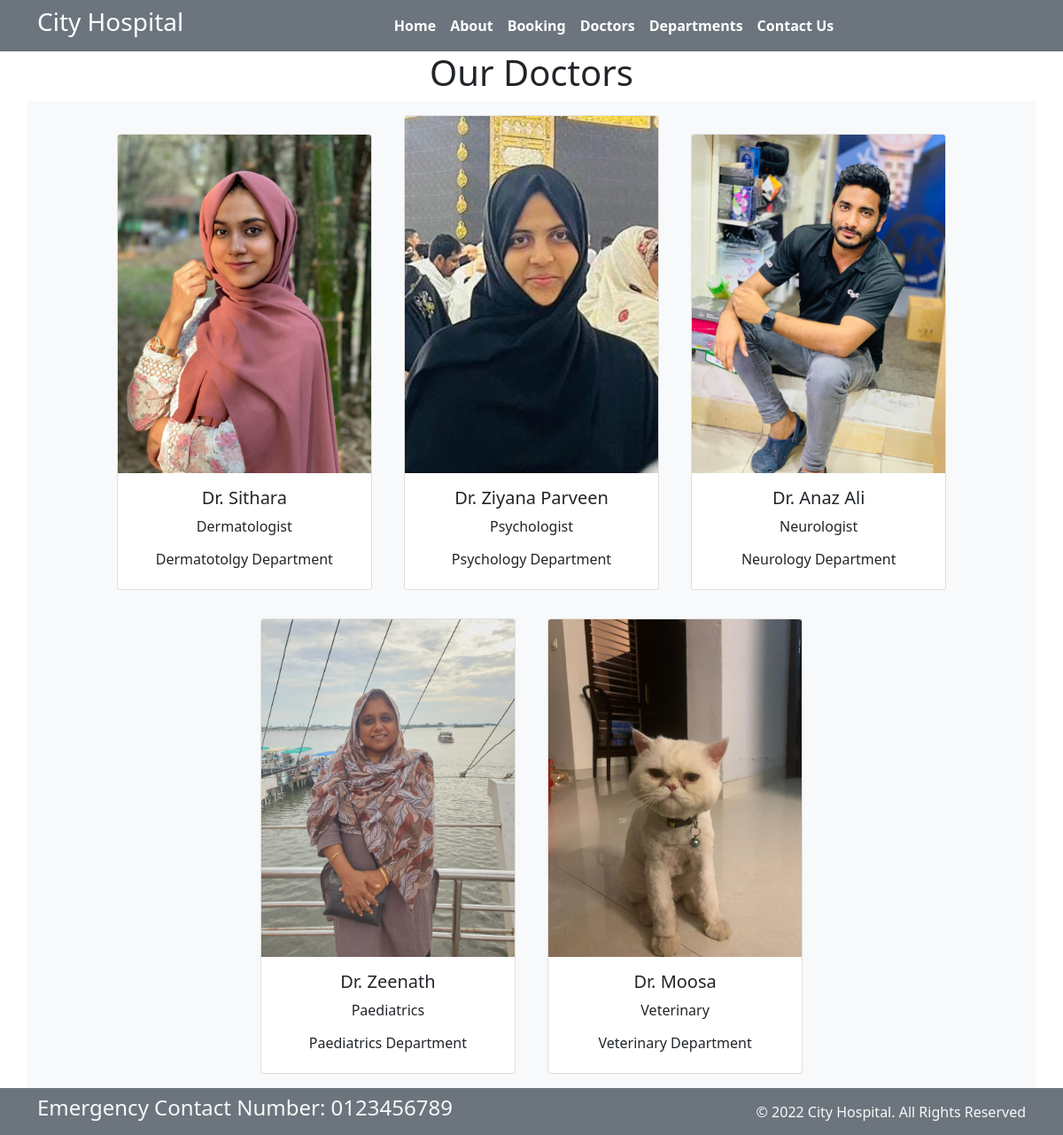
The app's page /doctors/ with its own data.
### home/models.py (models this page shows, shortened)
class Doctors(models.Model):
    doc_name = models.CharField(max_length=200)
    doc_spec = models.CharField(max_length=200)
    dep_name = models.ForeignKey(Departments, on_delete=models.CASCADE)
    doc_image = models.ImageField(upload_to='doctors')

class Departments(models.Model):
    dep_name = models.CharField(max_length=200)
    dep_description = models.TextField()
    def __str__(self):
        return self.dep_name

### home/views.py (the view)
# urls.py: path('doctors/', views.doctors, name = 'doctors'),
def doctors(request):
    context = {
        'doctors':Doctors.objects.all()
    }
    return render(request, 'doctors.html', context)

### templates/doctors.html (shortened to what this page needs)
{% extends "base.html" %}
{% block content %}
<h1 class="text-center">Our Doctors</h1>
<div class="container text-center bg-light">
{% for d in doctors %}
<div class="card text-center mx-3 my-3" style="width: 18rem; display: inline-block; ">
    <img src="{{d.doc_image.url}}" class="card-img-top" alt="...">
    <div class="card-body">
      <h5 class="card-title">Dr. {{d.doc_name}}</h5>
      <p class="card-text">{{d.doc_spec}}</p>
      <h6>{{d.dep_name}} Department</h6>
    </div>
  </div>
{% endfor %}
</div>
{% endblock %}

### templates/base.html (shortened to what this page needs)
{% load static %}
<!DOCTYPE html>
<html>
  <head>
    <link rel="stylesheet"
      href=" https://cdn.jsdelivr.net/npm/bootstrap@5.1.3/dist/css/bootstrap.min.css ">
    <link rel="stylesheet"
      href="https://use.fontawesome.com/releases/v5.2.0/css/all.css">
      <link rel="stylesheet"
      href="{% static 'css/style.css' %}">
  </head>
  <body>
    <nav class="navbar bg-secondary navbar-expand-md ">
      <div class="container">
        <div class="col-2 text-left pl-md-0">
          <h3 class="text-white"> City Hospital </h3>
        </div>
        <div
          class="collapse navbar-collapse justify-content-center col-md-8 navbar-collapse-3">
          <ul class="navbar-nav justify-content-center  fw-bold">
            <li class="nav-item active">
              <a class="nav-link text-white" href="{% url 'home' %}">Home </a>
            </li>
            <li class="nav-item">
              <a class="nav-link text-white" href="{% url 'about' %}">About</a>
            </li>
            <li class="nav-item">
              <a class="nav-link text-white" href="{% url 'booking' %}">Booking</a>
            </li>
            <li class="nav-item">
              <a class="nav-link text-white" href="{% url 'doctors' %}">Doctors</a>
            </li>
			 <li class="nav-item">
              <a class="nav-link text-white" href="{% url 'department' %}">Departments</a>
            </li>
            <li class="nav-item">
              <a class="nav-link text-white" href="{% url 'contact' %}">Contact Us</a>
            </li>
          </ul>
        </div>
      </div>
    </nav>
    {% block content %}
    {% endblock %}
    <section class="">
      <footer class="pt-2 pb-2  bg-secondary text-light">
        <div class="container">
          <div class="row align-items-center">
            <div class="col-12 col-md-8">
              <h4>Emergency Contact Number: 0123456789</h4>
            </div>
            <div class="col-12 col-md-4 mt-4 mt-md-0 text-center text-md-end">
              © 2022 City Hospital. All Rights Reserved
            </div>
          </div>
        </div>
      </footer>
    </section>
  </body>
</html>

### records on screen
Doctors: doc_image (picture), doc_name "Sithara", doc_spec "Dermatologist", dep_name "Dermatotolgy"
Doctors: doc_image (picture), doc_name "Ziyana Parveen", doc_spec "Psychologist", dep_name "Psychology"
Doctors: doc_image (picture), doc_name "Anaz Ali", doc_spec "Neurologist", dep_name "Neurology"
Doctors: doc_image (picture), doc_name "Zeenath", doc_spec "Paediatrics", dep_name "Paediatrics"
Doctors: doc_image (picture), doc_name "Moosa", doc_spec "Veterinary", dep_name "Veterinary"
